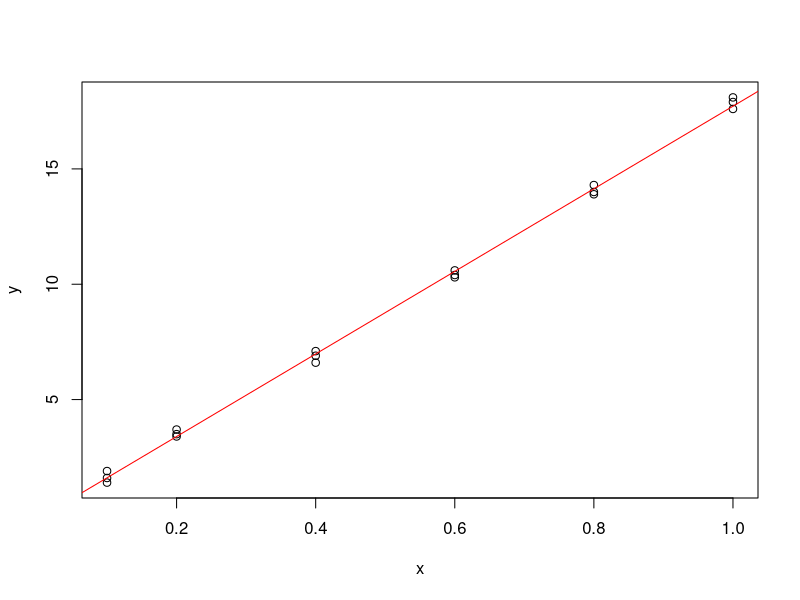

The R script that drew this image:
df = read.table("cholesterol.txt",header=T)
plot(df)
modele = lm(y~x,df)
abline(-0.1824,17.9014,col="red")
summary(modele)
anova(modele)
modele2 = lm(y~x-1,df)
summary(modele2)
anova(modele2)
F=(anova(modele2)$"Sum Sq"[2]-anova(modele)$"Sum Sq"[2])/(anova(modele)$"Sum Sq"[2]/16)
1-pf(3.37,1,16)
anova(modele2,modele)
